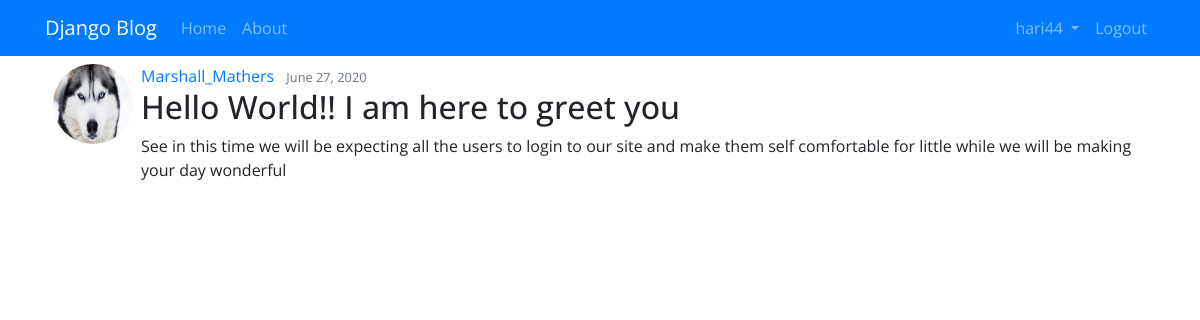
Screenshot of /post/11/ (signed in) with the database file from the repository.
### blog/models.py (models this page shows, shortened)
class Post(models.Model):
    title=models.CharField(max_length=100)
    content=models.TextField()
    date_posted=models.DateTimeField(default=timezone.now)
    author=models.ForeignKey(User,on_delete=models.CASCADE)
    class Meta:
        ordering=['-title']

### users/models.py (models this page shows, shortened)
class Profile(models.Model):
    user=models.OneToOneField(User,on_delete=models.CASCADE)
    image=models.ImageField(default='default.png',upload_to='profile_pics')

### blog/views.py (the view)
# urls.py: path('post/<int:pk>/',PostDetailView.as_view(), name="blog-detail"),
class PostDetailView(objectViewedMixin ,DetailView):
    model = Post

### analytics/mixins.py (called while the page is built)
    def get_context_data(self,*arg,**kwargs):
        context=super(objectViewedMixin,self).get_context_data(*arg,**kwargs)
        request=self.request
        instance=context.get('object')
        if instance:
            object_viewed_signal.send(instance.__class__,instance=instance,request=request)
        return context

### analytics/models.py (called while the page is built)
def object_viewed_receiver(sender,instance,request,*args,**kwargs):
    c_type=ContentType.objects.get_for_model(sender)
    new_view_obj=objectViewed.objects.create(
        user=request.user,
        content_type=c_type,
        object_id=instance.id
    )

### blog/templates/blog/post_detail.html (shortened to what this page needs)
{% extends 'blog/base.html' %}
{% block content %}
        <article class="media content-section m-2">
        <img src="{{ object.author.profile.image.url }}" alt="!!" class="img-responsive rounded-circle mr-2" style="height:80px; width:80px;">
            <div class="media-body">
                <div class="article-metadata">
                    <a  class="mr-2" href="{% url 'profile' %}"> {{object.author}} </a>
                    <small class="text-muted"> {{object.date_posted|date:"F d, Y"}} </small>
                </div>
                <h2 class="artical-title"> {{object.title}}</h2>
                <p class="artical-content"> {{object.content}} </p>
            </div>
        </article>
    {% endblock content %}

### blog/templates/blog/base.html (shortened to what this page needs)
<!doctype html>
{% load static %}
<html lang="en">
  <head>
    <link rel="stylesheet" href="https://stackpath.bootstrapcdn.com/bootstrap/4.5.0/css/bootstrap.min.css">
    <link rel="stylesheet" href="{% static 'blog/base.css' %}">
  </head>
  <body>
    <header>
        <nav class="navbar sticky-top navbar-expand-lg navbar-dark bg-primary">
          <div class="container">
            <a class="navbar-brand" href=" {% url 'blog-home' %} ">Django Blog</a>
                <div class="collapse navbar-collapse" id="navbarSupportedContent">
                    <div class="navbar-nav mr-auto">
                        <a class="nav-link" href=" {% url 'blog-home' %} ">Home <span class="sr-only">(current)</span></a>
                        <a class="nav-link" href="{% url 'blog-about' %}">About</a>
                    </div>
                    <div class="navbar-nav">
                      {% if user.is_authenticated %}
                        <li class="nav-item dropdown">
                          <a class="nav-link dropdown-toggle" href="#" id="navbarDropdown" role="button" data-toggle="dropdown" aria-haspopup="true" aria-expanded="false">
                            {{user.username}}
                          </a>
                        </li>
                        <a class="nav-link" href="{% url 'logout' %}">Logout</a>
                      {% else %}
                        <a class="nav-link" href="{% url 'login' %}">LogIn</a>
                        <a class="nav-link" href="{% url 'register' %}">Register</a>
                      {% endif %}
                  </div>
                </div>
              </div>
        </nav>
    </header>
    <div class="container">
        {% block content %}
        {% endblock content %}
    </div>
  </body>
</html>

### blog/static/blog/base.css (style rules this page uses)
body { font-family: 'Open Sans', sans-serif; }
nav { position: sticky; }

### rows the page displays
Post: author.profile.image (picture), author "Marshall_Mathers", date_posted "June 27, 2020", title "Hello World!! I am here to greet you", content "See in this time we will be expecting all the users to login to our site and make them self comfortable for little while we will be making your day wonderful"

### other values shown
{{ user.username }} "hari44"
